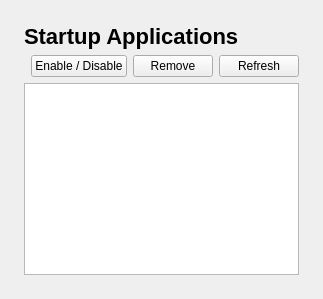
<?xml version="1.0" encoding="UTF-8"?>
<ui version="4.0">
 <class>StartupAppsPage</class>
 <widget class="QWidget" name="StartupAppsPage">
  <layout class="QVBoxLayout">
   <property name="leftMargin"><number>24</number></property><property name="topMargin"><number>24</number></property><property name="rightMargin"><number>24</number></property><property name="bottomMargin"><number>24</number></property>
   <item><widget class="QLabel"><property name="text"><string>Startup Applications</string></property><property name="styleSheet"><string>font-size: 22px; font-weight: bold;</string></property></widget></item>
   <item>
    <layout class="QHBoxLayout">
     <item><spacer><property name="orientation"><enum>Qt::Horizontal</enum></property></spacer></item>
     <item><widget class="QPushButton" name="toggleButton"><property name="text"><string>Enable / Disable</string></property></widget></item>
     <item><widget class="QPushButton" name="removeButton"><property name="text"><string>Remove</string></property><property name="objectName"><string>dangerButton</string></property></widget></item>
     <item><widget class="QPushButton" name="refreshButton"><property name="text"><string>Refresh</string></property></widget></item>
    </layout>
   </item>
   <item><widget class="QTableView" name="startupTable"/></item>
  </layout>
 </widget>
</ui>
